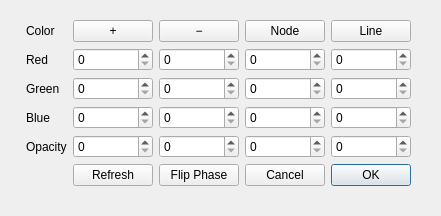
<?xml version="1.0" encoding="UTF-8"?>
<ui version="4.0">
 <class>OrbitalProperty</class>
 <widget class="QDialog" name="OrbitalProperty">
  <property name="geometry">
   <rect>
    <x>0</x>
    <y>0</y>
    <width>441</width>
    <height>216</height>
   </rect>
  </property>
  <property name="windowTitle">
   <string>Dialog</string>
  </property>
  <layout class="QFormLayout" name="formLayout_2">
   <item row="0" column="1">
    <widget class="QFrame" name="frame">
     <layout class="QFormLayout" name="formLayout">
      <item row="0" column="0">
       <layout class="QGridLayout" name="gridLayout">
        <item row="5" column="4">
         <widget class="QPushButton" name="pushButton_ok">
          <property name="text">
           <string>OK</string>
          </property>
         </widget>
        </item>
        <item row="1" column="0">
         <widget class="QLabel" name="label">
          <property name="text">
           <string>Red</string>
          </property>
         </widget>
        </item>
        <item row="1" column="1">
         <widget class="QSpinBox" name="spinBox_posLobe_red">
          <property name="maximum">
           <number>255</number>
          </property>
         </widget>
        </item>
        <item row="4" column="4">
         <widget class="QSpinBox" name="spinBox_Line_opacity">
          <property name="singleStep">
           <number>5</number>
          </property>
         </widget>
        </item>
        <item row="0" column="2">
         <widget class="QPushButton" name="pushButton_negLobe">
          <property name="text">
           <string>−</string>
          </property>
         </widget>
        </item>
        <item row="3" column="1">
         <widget class="QSpinBox" name="spinBox_posLobe_blue">
          <property name="maximum">
           <number>255</number>
          </property>
         </widget>
        </item>
        <item row="3" column="3">
         <widget class="QSpinBox" name="spinBox_Node_blue">
          <property name="maximum">
           <number>255</number>
          </property>
         </widget>
        </item>
        <item row="5" column="1">
         <widget class="QPushButton" name="pushButton_refresh">
          <property name="text">
           <string>Refresh</string>
          </property>
         </widget>
        </item>
        <item row="0" column="0">
         <widget class="QLabel" name="label_4">
          <property name="sizePolicy">
           <sizepolicy hsizetype="Expanding" vsizetype="Preferred">
            <horstretch>0</horstretch>
            <verstretch>0</verstretch>
           </sizepolicy>
          </property>
          <property name="text">
           <string>Color</string>
          </property>
         </widget>
        </item>
        <item row="3" column="4">
         <widget class="QSpinBox" name="spinBox_Line_blue"/>
        </item>
        <item row="1" column="2">
         <widget class="QSpinBox" name="spinBox_negLobe_red">
          <property name="maximum">
           <number>255</number>
          </property>
         </widget>
        </item>
        <item row="0" column="4">
         <widget class="QPushButton" name="pushButton_Line">
          <property name="text">
           <string>Line</string>
          </property>
         </widget>
        </item>
        <item row="1" column="4">
         <widget class="QSpinBox" name="spinBox_Line_red"/>
        </item>
        <item row="4" column="2">
         <widget class="QSpinBox" name="spinBox_negLobe_opacity">
          <property name="maximum">
           <number>255</number>
          </property>
          <property name="singleStep">
           <number>5</number>
          </property>
         </widget>
        </item>
        <item row="2" column="3">
         <widget class="QSpinBox" name="spinBox_Node_green">
          <property name="maximum">
           <number>255</number>
          </property>
         </widget>
        </item>
        <item row="5" column="3">
         <widget class="QPushButton" name="pushButton_cancel">
          <property name="text">
           <string>Cancel</string>
          </property>
         </widget>
        </item>
        <item row="4" column="0">
         <widget class="QLabel" name="label_7">
          <property name="sizePolicy">
           <sizepolicy hsizetype="Expanding" vsizetype="Preferred">
            <horstretch>0</horstretch>
            <verstretch>0</verstretch>
           </sizepolicy>
          </property>
          <property name="text">
           <string>Opacity</string>
          </property>
         </widget>
        </item>
        <item row="2" column="4">
         <widget class="QSpinBox" name="spinBox_Line_green"/>
        </item>
        <item row="5" column="2">
         <widget class="QPushButton" name="pushButton_flipPhase">
          <property name="text">
           <string>Flip Phase</string>
          </property>
         </widget>
        </item>
        <item row="2" column="2">
         <widget class="QSpinBox" name="spinBox_negLobe_green">
          <property name="maximum">
           <number>255</number>
          </property>
         </widget>
        </item>
        <item row="4" column="3">
         <widget class="QSpinBox" name="spinBox_Node_opacity">
          <property name="maximum">
           <number>255</number>
          </property>
          <property name="singleStep">
           <number>5</number>
          </property>
         </widget>
        </item>
        <item row="3" column="2">
         <widget class="QSpinBox" name="spinBox_negLobe_blue">
          <property name="maximum">
           <number>255</number>
          </property>
         </widget>
        </item>
        <item row="2" column="1">
         <widget class="QSpinBox" name="spinBox_posLobe_green">
          <property name="maximum">
           <number>255</number>
          </property>
         </widget>
        </item>
        <item row="0" column="1">
         <widget class="QPushButton" name="pushButton_posLobe">
          <property name="text">
           <string>+</string>
          </property>
         </widget>
        </item>
        <item row="4" column="1">
         <widget class="QSpinBox" name="spinBox_posLobe_opacity">
          <property name="maximum">
           <number>255</number>
          </property>
          <property name="singleStep">
           <number>5</number>
          </property>
         </widget>
        </item>
        <item row="1" column="3">
         <widget class="QSpinBox" name="spinBox_Node_red">
          <property name="maximum">
           <number>255</number>
          </property>
         </widget>
        </item>
        <item row="0" column="3">
         <widget class="QPushButton" name="pushButton_Node">
          <property name="text">
           <string>Node</string>
          </property>
         </widget>
        </item>
        <item row="3" column="0">
         <widget class="QLabel" name="label_3">
          <property name="text">
           <string>Blue</string>
          </property>
         </widget>
        </item>
        <item row="2" column="0">
         <widget class="QLabel" name="label_2">
          <property name="text">
           <string>Green</string>
          </property>
         </widget>
        </item>
       </layout>
      </item>
     </layout>
    </widget>
   </item>
  </layout>
 </widget>
 <resources/>
 <connections/>
</ui>
